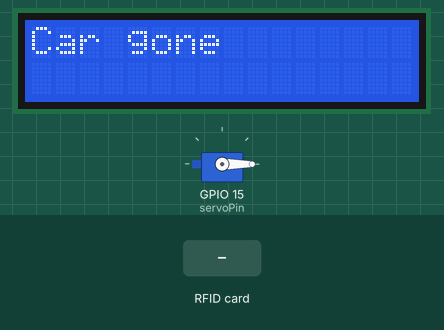
Bench run of a sketch on a simulated ESP32. Shown: 16×2 character LCD, servo. Wiring (inferred from the names in the program): 2 × IR receiver: data GPIO 16 / data GPIO 17. Inputs (shaded band) come from the test bench. WiFi joins after 1.5 s; servers stay silent unless stated; no MQTT or app messages arrive unless stated; what the sketch prints to the serial monitor is not drawn.

Above: at 3.8 s.
3.9 s: RFID card 99 E3 4E 68 held to the reader
At 4.7 s:
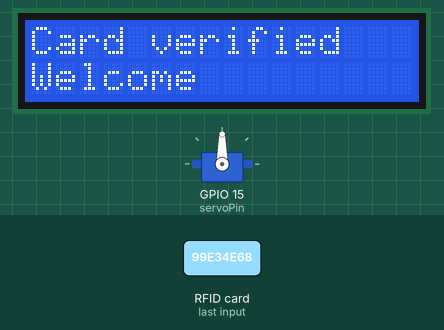
At 11.16 s:
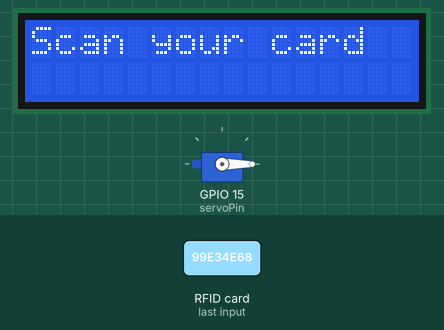
Timing chart, 0 to 11.4 s (numbered marks = the images above; inputs shaded):
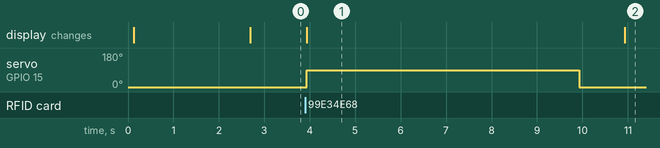

The sketch:

DE_FINAL_CODE.ino
```cpp
#include <WiFi.h>
#include <PubSubClient.h>
#include <SPI.h>
#include <MFRC522.h>
#include <LiquidCrystal.h>
#include <ESP32Servo.h>

// Wi-Fi credentials
const char* ssid = "MyWiFi";
const char* password = "MyPassword";

// MQTT server credentials
const char* mqttServer = "mqtt-dashboard.com";
const int mqttPort = 1883;
const char* mqttTopic = "read_data/rfid";
const char* mqttCommandTopic = "write_data/rfid";

// MQTT client
WiFiClient espClient;
PubSubClient client(espClient);

// Pins for LCD
LiquidCrystal lcd(14, 27, 26, 25, 33, 32);

// Pins for RFID-RC522
#define SS_PIN 5
#define RST_PIN 4

MFRC522 mfrc522(SS_PIN, RST_PIN);  // Create MFRC522 instance

// Servo motor
Servo myservo;
int servoPin = 15;

// IR Sensors
const int irSensor1Pin = 16;  // IR Sensor 1
const int irSensor2Pin = 17;  // IR Sensor 2

// Debounce variables for IR sensors
bool irSensor1State = LOW;
bool lastIrSensor1State = LOW;
bool irSensor2State = LOW;
bool lastIrSensor2State = LOW;

// Known UIDs (replace with the UIDs of your valid cards)
byte knownUIDs[][4] = {
  { 0x99, 0xE3, 0x4E, 0x68 },
  // Add more known UIDs here
};

void setup() {
  // Initialize serial communications with the PC
  Serial.begin(9600);
  while (!Serial);

  // Initialize the LCD
  lcd.begin(16, 2);
  lcd.clear();
  lcd.print("Scan your card");

  // Initialize SPI bus
  SPI.begin();
  // Initialize RFID reader
  mfrc522.PCD_Init();

  // Initialize servo
  myservo.attach(servoPin);
  myservo.write(0);  // Start with the servo at 0 degrees

  // Initialize IR sensors
  pinMode(irSensor1Pin, INPUT);
  pinMode(irSensor2Pin, INPUT);

  // Connect to Wi-Fi
  setupWifi();

  // Setup MQTT
  client.setServer(mqttServer, mqttPort);
  client.setCallback(callback);

  // Allow time for setup
  delay(1000);
}

void loop() {
  // Ensure MQTT connection
  if (!client.connected()) {
    reconnect();
  }
  client.loop();

  // Read IR sensors
  irSensor1State = digitalRead(irSensor1Pin);
  irSensor2State = digitalRead(irSensor2Pin);

  // Check IR sensor 1
  if (irSensor1State != lastIrSensor1State) {
    lastIrSensor1State = irSensor1State;
    if (irSensor1State == HIGH) {
      Serial.println("Car arrived");
      lcd.clear();
      lcd.print("Car arrived");
    }
  }

  // Check IR sensor 2
  if (irSensor2State != lastIrSensor2State) {
    lastIrSensor2State = irSensor2State;
    if (irSensor2State == HIGH) {
      Serial.println("Car gone");
      lcd.clear();
      lcd.print("Car gone");
      myservo.write(0);  // Move servo back to 0 degrees
    }
  }

  // Check for new cards
  if (irSensor1State == HIGH && !mfrc522.PICC_IsNewCardPresent() || !mfrc522.PICC_ReadCardSerial()) {
    return;
  }

  // Display card UID
  Serial.print("UID tag: ");
  String content = "";
  byte letter;
  for (byte i = 0; i < mfrc522.uid.size; i++) {
    Serial.print(mfrc522.uid.uidByte[i] < 0x10 ? " 0" : " ");
    Serial.print(mfrc522.uid.uidByte[i], HEX);
    content.concat(String(mfrc522.uid.uidByte[i] < 0x10 ? " 0" : " "));
    content.concat(String(mfrc522.uid.uidByte[i], HEX));
  }
  Serial.println();

  // Check if the scanned UID matches any known UID
  if (isValidCard()) {
    lcd.clear();
    lcd.print("Card verified");
    lcd.setCursor(0, 1);
    lcd.print("Welcome");
    myservo.write(90);  // Move servo to 90 degrees
    delay(6000);       // Wait for 10 seconds
    myservo.write(0);   // Move servo back to 0 degrees
    delay(1000);

    // Publish verification message to MQTT
    client.publish(mqttTopic, "Card verified: Welcome");
  } else {
    lcd.clear();
    lcd.print("Access Denied");
    lcd.setCursor(0, 1);
    lcd.print("Try Again");
    delay(2000);

    // Publish denial message to MQTT
    client.publish(mqttTopic, "Access Denied: Try Again");
  }

  lcd.clear();
  lcd.print("Scan your card");

  // Halt PICC
  mfrc522.PICC_HaltA();
  // Stop encryption on PCD
  mfrc522.PCD_StopCrypto1();
}

bool isValidCard() {
  // Compare the UID of the scanned card with the known UIDs
  for (int i = 0; i < sizeof(knownUIDs) / sizeof(knownUIDs[0]); i++) {
    if (memcmp(mfrc522.uid.uidByte, knownUIDs[i], mfrc522.uid.size) == 0) {
      return true;
    }
  }
  return false;
}

void setupWifi() {
  delay(10);
  Serial.println();
  Serial.print("Connecting to ");
  Serial.println(ssid);

  WiFi.begin(ssid, password);

  while (WiFi.status() != WL_CONNECTED) {
    delay(500);
    Serial.print(".");
  }

  Serial.println("");
  Serial.println("WiFi connected");
  Serial.println("IP address: ");
  Serial.println(WiFi.localIP());
}

void reconnect() {
  while (!client.connected()) {
    Serial.print("Attempting MQTT connection...");
    if (client.connect("ESP32Client__data__")) {
      Serial.println("connected");
      client.subscribe(mqttCommandTopic);  // Subscribe to command topic

      // Publish a connected message to MQTT
      client.publish(mqttTopic, "ESP32 Connected");
    } else {
      Serial.print("failed, rc=");
      Serial.print(client.state());
      Serial.println(" try again in 5 seconds");
      delay(5000);
    }
  }
}

void callback(char* topic, byte* payload, unsigned int length) {
  // Handle incoming MQTT messages
  String message;
  for (unsigned int i = 0; i < length; i++) {
    message += (char)payload[i];
  }
  Serial.print("Message arrived [");
  Serial.print(topic);
  Serial.print("] ");
  Serial.println(message);

  // If the message is "OPEN", move the servo to 90 degrees for 6 seconds
  if (message.equalsIgnoreCase("OPEN")) {
    myservo.write(90);
    lcd.clear();
    lcd.print("Command: OPEN");
    delay(6000);
    myservo.write(0);
  }
  // If the message is "CLOSE", move the servo back to 0 degrees
  else if (message.equalsIgnoreCase("CLOSE")) {
    myservo.write(0);
    lcd.clear();
    lcd.print("Command: CLOSE");
  } else {
    // Display the message on the LCD
    lcd.clear();
    lcd.print("MQTT Message:");
    lcd.setCursor(0, 1);
    lcd.print(message);
  }

  // Publish the received message to confirm
  client.publish(mqttTopic, message.c_str());
}
```

Measured:
- after the input at 3.9 s, servo on GPIO 15 (servoPin): 0° → 90° at once, → 0° 6.0 s later; the display: changes at once (image 1)
- what the display in image 1 shows lasts 7.0 s, from 3.9 s to 10.9 s
